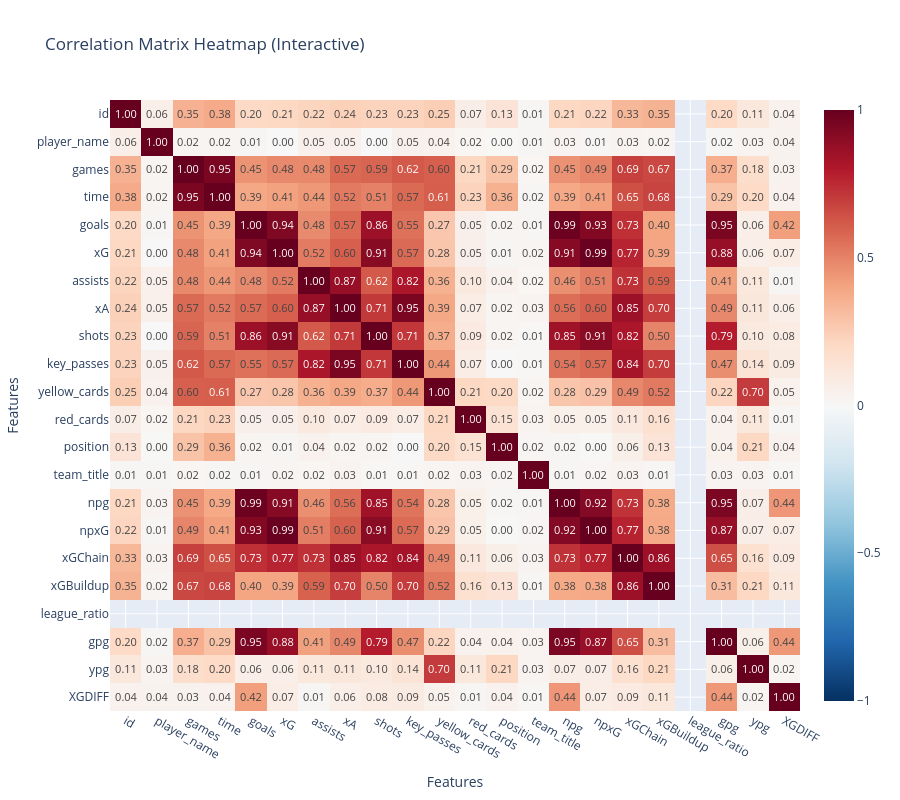

The cell this chart's notebook holds for it:
### Code cell
import plotly.express as px

# Create a long-form dataframe for Plotly
corr_long = corr_matrix.reset_index().melt(id_vars='index')
corr_long.columns = ['Feature 1', 'Feature 2', 'Correlation']

# Interactive heatmap with Plotly Express
fig = px.imshow(
    corr_matrix,
    text_auto='.2f',          # show correlation values
    aspect="auto",
    color_continuous_scale='RdBu_r',  # red-blue reversed
    zmin=-1, zmax=1,
    title="Correlation Matrix Heatmap (Interactive)"
)

fig.update_layout(
    width=900,
    height=800,
    xaxis_title="Features",
    yaxis_title="Features"
)

fig.show()

### Figure 1 — Plotly figure (JSON) as saved in the notebook; plotly's stock layout.template omitted (floating-point values rounded to 4 significant figures; data arrays with more than 128 entries replaced by an {"elided": "..."} marker saying what was removed)
{"data": [{"coloraxis": "coloraxis", "hovertemplate": "x: %{x}<br>y: %{y}<br>color: %{z}<extra></extra>", "name": "0", "texttemplate": "%{z:.2f}", "type": "heatmap", "x": ["id", "player_name", "games", "time", "goals", "xG", "assists", "xA", "shots", "key_passes", "yellow_cards", "red_cards", "position", "team_title", "npg", "npxG", "xGChain", "xGBuildup", "league_ratio", "gpg", "ypg", "XGDIFF"], "xaxis": "x", "y": ["id", "player_name", "games", "time", "goals", "xG", "assists", "xA", "shots", "key_passes", "yellow_cards", "red_cards", "position", "team_title", "npg", "npxG", "xGChain", "xGBuildup", "league_ratio", "gpg", "ypg", "XGDIFF"], "yaxis": "y", "z": {"elided": "22x22 float values"}}], "layout": {"coloraxis": {"cmax": 1, "cmin": -1, "colorscale": [[0, "rgb(5,48,97)"], [0.1, "rgb(33,102,172)"], [0.2, "rgb(67,147,195)"], [0.3, "rgb(146,197,222)"], [0.4, "rgb(209,229,240)"], [0.5, "rgb(247,247,247)"], [0.6, "rgb(253,219,199)"], [0.7, "rgb(244,165,130)"], [0.8, "rgb(214,96,77)"], [0.9, "rgb(178,24,43)"], [1, "rgb(103,0,31)"]]}, "height": 800, "title": {"text": "Correlation Matrix Heatmap (Interactive)"}, "width": 900, "xaxis": {"anchor": "y", "domain": [0, 1], "title": {"text": "Features"}}, "yaxis": {"anchor": "x", "autorange": "reversed", "domain": [0, 1], "title": {"text": "Features"}}}}
